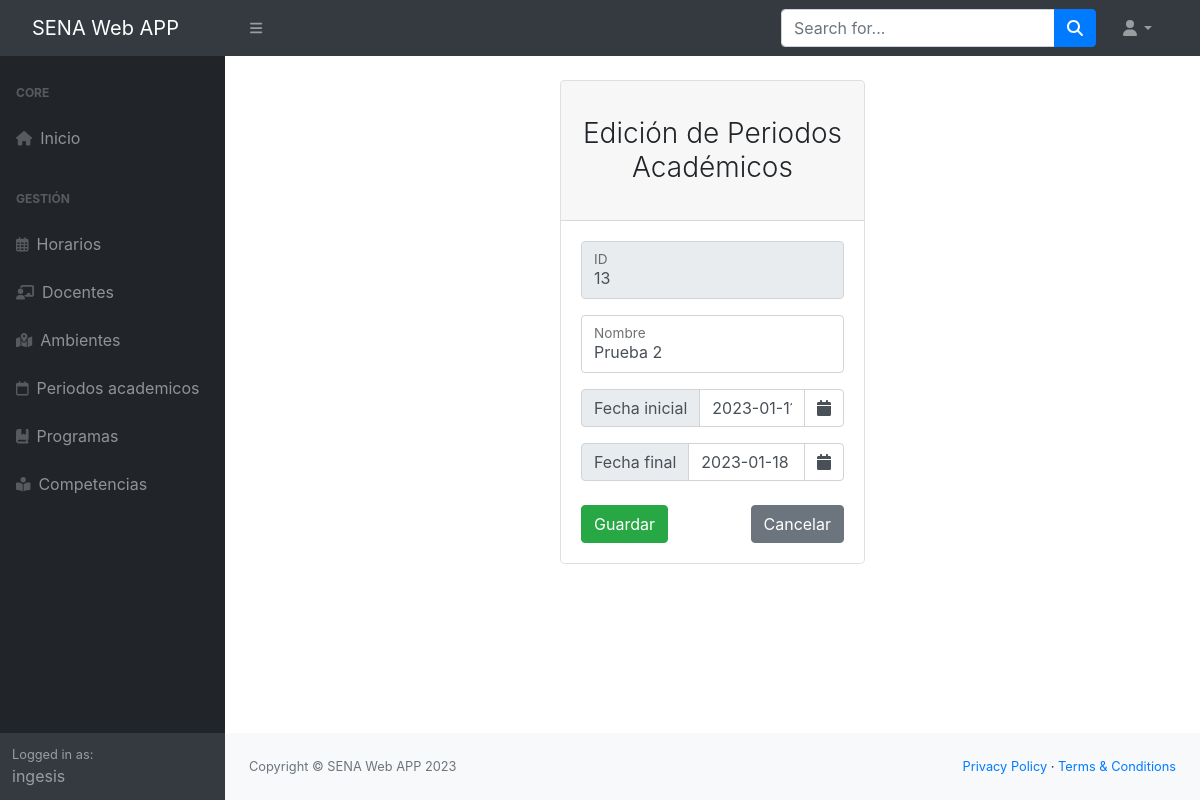
Page /app/gestionPeriodos/editarPeriodo/13 (signed in) on the committed database.
### Aplicaciones/Academico/models.py (models this page shows, shortened)
class PeriodoAcademico(models.Model):
    nombre = models.CharField(max_length=50)
    fecha_inicial = models.DateField()
    fecha_final = models.DateField()
    programas = models.ManyToManyField(Programa)
    class Meta:
        verbose_name = 'PeriodoAcademico'
        verbose_name_plural = 'PeriodosAcademicos'
        db_table = 'periodo_academico'

### Aplicaciones/Academico/views.py (the view)
# urls.py: path('gestionPeriodos/editarPeriodo/<id>', login_required(views.editarPeriodo)),
def editarPeriodo(request, id):
    periodo = PeriodoAcademico.objects.get(id=id)
    return render(request, "edicion-periodo.html", {'periodo': periodo})

### Aplicaciones/Academico/templates/edicion-periodo.html (shortened to what this page needs)
{% extends "./base.html" %}
{% block body %}
<div class="row">
    <div class="col-md-4 offset-md-4">
        <div class="card border-1 rounded-lg mt-4">
            <div class="card-header">
                <h3 class="text-center font-weight-light my-4">Edición de Periodos Académicos</h3>
            </div>
            <div class="card-body">
              <form action="/app/gestionPeriodos/edicionPeriodo/" method="POST">{% csrf_token %}
                <div class="form-floating mb-3">
                    <input value="{{periodo.id}}" class="form-control" id="txtID" name="txtID" type="text" placeholder="ID" readonly required>
                    <label for="txtID">ID</label>
                </div>
                <div class="form-floating mb-3">
                    <input value="{{periodo.nombre}}" class="form-control" id="txtNombre" name="txtNombre" type="text" placeholder="Nombre" maxlength="50" required>
                    <label for="txtNombre">Nombre</label>
                </div>
                <div class="form-floating mb-3">
                    <div class="input-group date" id="datepicker-fi">
                        <span class="input-group-text" id="inputGroup-sizing-sm">Fecha inicial</span>
                        <input value="{{periodo.fecha_inicial|date:'Y-m-d'}}" type="text" id="fechaInicial" name="fechaInicial" class="form-control" aria-label="fecha inicio" aria-describedby="basic-addon1">
                        <span class="input-group-append">
                            <span class="input-group-text bg-white">
                                <i class="fa fa-calendar"></i>
                            </span>
                        </span>
                    </div>
                </div>
                <div class="form-floating mb-3">
                    <div class="input-group date" id="datepicker-ff">
                        <span class="input-group-text" id="inputGroup-sizing-sm">Fecha final</span>
                        <input value="{{periodo.fecha_final|date:'Y-m-d'}}" type="text" id="fechaFinal" name="fechaFinal" class="form-control" aria-label="fecha fin" aria-describedby="basic-addon1">
                        <span class="input-group-append">
                            <span class="input-group-text bg-white">
                                <i class="fa fa-calendar"></i>
                            </span>
                        </span>
                    </div>
                </div>
                <div class="d-flex align-items-center justify-content-between mt-4 mb-0">
                    <button type="submit" class="btn btn-success text-white">Guardar</button>
                    <a class="btn btn-secondary" href="/app/gestionPeriodos/">Cancelar</a>
                </div>
              </form>
            </div>
          </div>
    </div>
</div>
{% endblock %}

### Aplicaciones/Academico/templates/base.html (shortened to what this page needs)
<!DOCTYPE html>
<html lang="en">
    <head>
        {% load static %}
        <link rel="stylesheet" href="{% static '/css/style.css' %}">
        <link rel="stylesheet" href="https://cdn.jsdelivr.net/npm/bootstrap@4.5.3/dist/css/bootstrap.min.css">
        <link rel="stylesheet" href="https://cdnjs.cloudflare.com/ajax/libs/bootstrap-datepicker/1.9.0/css/bootstrap-datepicker.min.css">
        <link rel="stylesheet" href="https://cdnjs.cloudflare.com/ajax/libs/font-awesome/4.7.0/css/font-awesome.min.css">
    </head>
    <body class="sb-nav-fixed">
        <nav class="sb-topnav navbar navbar-expand navbar-dark bg-dark">
            <a class="navbar-brand ps-3" href="/">SENA Web APP</a>
            <button class="btn btn-link btn-sm order-1 order-lg-0 me-4 me-lg-0" id="sidebarToggle" href="#!"><i class="fas fa-bars"></i></button>
            <form class="d-none d-md-inline-block form-inline ms-auto me-0 me-md-3 my-2 my-md-0">
                <div class="input-group">
                    <input class="form-control" type="text" placeholder="Search for..." aria-label="Search for..." aria-describedby="btnNavbarSearch" />
                    <button class="btn btn-primary" id="btnNavbarSearch" type="button"><i class="fas fa-search"></i></button>
                </div>
            </form>
            <ul class="navbar-nav ms-auto ms-md-0 me-3 me-lg-4">
                <li class="nav-item dropdown">
                    <a class="nav-link dropdown-toggle" id="navbarDropdown" href="#" role="button" data-bs-toggle="dropdown" aria-expanded="false"><i class="fas fa-user fa-fw"></i></a>
                </li>
            </ul>
        </nav>
        <div id="layoutSidenav">
            <div id="layoutSidenav_nav">
                <nav class="sb-sidenav accordion sb-sidenav-dark" id="sidenavAccordion">
                    <div class="sb-sidenav-menu">
                        <div class="nav">
                            <div class="sb-sidenav-menu-heading">Core</div>
                            <a class="nav-link" href="/">
                                <div class="sb-nav-link-icon"><i class="fa-solid fa-house"></i></div>
                                Inicio
                            </a>
                            <div class="sb-sidenav-menu-heading">Gestión</div>
                                    <a class="nav-link" href="/app/gestionHorarios/">
                                        <div class="sb-nav-link-icon"><i class="fa-regular fa-calendar-days"></i></div>
                                        Horarios
                                    </a>
                                    <a class="nav-link" href="/app/gestionDocentes/">
                                        <div class="sb-nav-link-icon"><i class="fa-solid fa-chalkboard-user"></i></div>
                                        Docentes
                                    </a>
                                    <a class="nav-link" href="/app/gestionAmbientes/">
                                        <div class="sb-nav-link-icon"><i class="fa-solid fa-map-location-dot"></i></div>
                                        Ambientes
                                    </a>
                                    <a class="nav-link" href="/app/gestionPeriodos/">
                                        <div class="sb-nav-link-icon"><i class="fa-regular fa-calendar"></i></div>
                                        Periodos academicos
                                    </a>
                                    <a class="nav-link" href="/app/gestionProgramas/">
                                        <div class="sb-nav-link-icon"><i class="fa-solid fa-book-bookmark"></i></div>
                                        Programas
                                    </a>
                                    <a class="nav-link" href="/app/gestionCompetencias/">
                                        <div class="sb-nav-link-icon"><i class="fa-solid fa-book-open-reader"></i></div>
                                        Competencias
                                    </a>
                        </div>
                    </div>
                    <div class="sb-sidenav-footer">
                        <div class="small">Logged in as:</div>
                        {{user.username}}
                    </div>
                </nav>
            </div>
            <div id="layoutSidenav_content">
                <main>
                    {% block body %}
                    {% endblock %}
                </main>
                <footer class="py-4 bg-light mt-auto">
                    <div class="container-fluid px-4">
                        <div class="d-flex align-items-center justify-content-between small">
                            <div class="text-muted">Copyright &copy; SENA Web APP 2023</div>
                            <div>
                                <a href="#">Privacy Policy</a>
                                &middot;
                                <a href="#">Terms &amp; Conditions</a>
                            </div>
                        </div>
                    </div>
                </footer>
            </div>
        </div>
    </body>
</html>

### rows in the picture
PeriodoAcademico: txtID "13", txtNombre "Prueba 2", fechaInicial "2023-01-11", fechaFinal "2023-01-18"

### other values in the picture
{{ user.username }} "ingesis"
